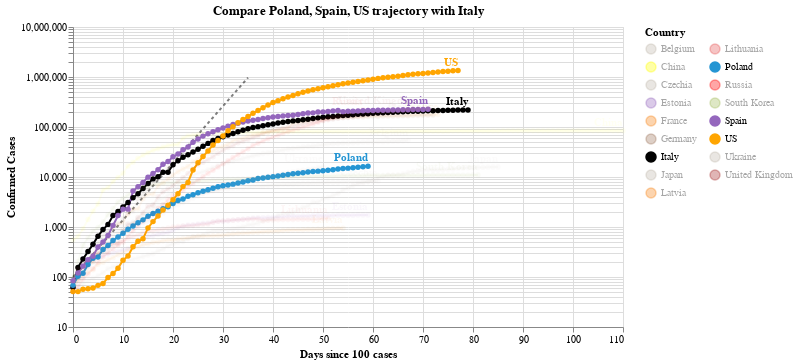

Notebook cell for this chart:
### Code cell
#hide_input
chart2 = make_since_chart(dff2, ['Poland', 'Spain', 'US'], baseline_countries)
chart2

### Figure 1 — Vega-Lite specification as saved in the notebook (floating-point values rounded to 4 significant figures; data arrays with more than 128 entries replaced by an {"elided": "..."} marker saying what was removed)
{"config": {"view": {"continuousWidth": 400, "continuousHeight": 300}}, "layer": [{"data": {"name": "data-628230001892d6798b50651be41d1b3e"}, "mark": {"type": "line", "color": "black", "opacity": 0.5, "strokeDash": [3, 3]}, "encoding": {"x": {"type": "quantitative", "field": "Days since 100 cases"}, "y": {"type": "quantitative", "field": "Confirmed Cases"}}}, {"data": {"name": "data-1b4cd4ab76580c197477146706053b0c"}, "mark": {"type": "line", "point": true}, "encoding": {"color": {"type": "nominal", "field": "Country", "legend": {"columns": 2}, "scale": {"domain": ["Belgium", "China", "Czechia", "Estonia", "France", "Germany", "Italy", "Japan", "Latvia", "Lithuania", "Poland", "Russia", "South Korea", "Spain", "US", "Ukraine", "United Kingdom"], "range": ["#C1B7AD", "yellow", "#C1B7AD", "#9467bd", "#F58518", "#9D755D", "black", "#C1B7AD", "#F58518", "#E45756", "#2495D3", "red", "#A1BA59", "#9467bd", "orange", "#C1B7AD", "brown"]}}, "opacity": {"condition": {"value": 1, "selection": "selector012"}, "value": 0.05}, "tooltip": [{"type": "nominal", "field": "Country"}, {"type": "temporal", "field": "Date"}, {"type": "quantitative", "field": "Confirmed Cases"}, {"type": "quantitative", "field": "Days since 100 cases"}], "x": {"type": "quantitative", "field": "Days since 100 cases"}, "y": {"type": "quantitative", "field": "Confirmed Cases", "scale": {"type": "log"}}}, "selection": {"selector012": {"type": "multi", "fields": ["Country"], "bind": "legend", "init": [{"Country": "Poland"}, {"Country": "Spain"}, {"Country": "US"}, {"Country": "Italy"}]}}, "width": 550}, {"data": {"name": "data-1b4cd4ab76580c197477146706053b0c"}, "mark": {"type": "text", "align": "right", "dy": -8, "fontWeight": "bold"}, "encoding": {"color": {"type": "nominal", "field": "Country", "legend": {"columns": 2}, "scale": {"domain": ["Belgium", "China", "Czechia", "Estonia", "France", "Germany", "Italy", "Japan", "Latvia", "Lithuania", "Poland", "Russia", "South Korea", "Spain", "US", "Ukraine", "United Kingdom"], "range": ["#C1B7AD", "yellow", "#C1B7AD", "#9467bd", "#F58518", "#9D755D", "black", "#C1B7AD", "#F58518", "#E45756", "#2495D3", "red", "#A1BA59", "#9467bd", "orange", "#C1B7AD", "brown"]}}, "opacity": {"condition": {"value": 1, "selection": "selector012"}, "value": 0.05}, "text": {"type": "nominal", "field": "Country"}, "tooltip": [{"type": "nominal", "field": "Country"}, {"type": "temporal", "field": "Date"}, {"type": "quantitative", "field": "Confirmed Cases"}, {"type": "quantitative", "field": "Days since 100 cases"}], "x": {"type": "quantitative", "field": "Days since 100 cases"}, "y": {"type": "quantitative", "field": "Confirmed Cases", "scale": {"type": "log"}}}, "transform": [{"filter": "(datum['Date'] >= 1589155200000)"}], "width": 550}], "title": "Compare Poland, Spain, US trajectory with Italy", "$schema": "https://vega.github.io/schema/vega-lite/v4.0.2.json", "datasets": {"data-628230001892d6798b50651be41d1b3e": [{"Days since 100 cases": 0, "Confirmed Cases": 100.0}, {"Days since 100 cases": 1, "Confirmed Cases": 130.0}, {"Days since 100 cases": 2, "Confirmed Cases": 169.0}, {"Days since 100 cases": 3, "Confirmed Cases": 219.7}, {"Days since 100 cases": 4, "Confirmed Cases": 285.6}, {"Days since 100 cases": 5, "Confirmed Cases": 371.3}, {"Days since 100 cases": 6, "Confirmed Cases": 482.7}, {"Days since 100 cases": 7, "Confirmed Cases": 627.5}, {"Days since 100 cases": 8, "Confirmed Cases": 815.7}, {"Days since 100 cases": 9, "Confirmed Cases": 1060.0}, {"Days since 100 cases": 10, "Confirmed Cases": 1379.0}, {"Days since 100 cases": 11, "Confirmed Cases": 1792.0}, {"Days since 100 cases": 12, "Confirmed Cases": 2330.0}, {"Days since 100 cases": 13, "Confirmed Cases": 3029.0}, {"Days since 100 cases": 14, "Confirmed Cases": 3937.0}, {"Days since 100 cases": 15, "Confirmed Cases": 5119.0}, {"Days since 100 cases": 16, "Confirmed Cases": 6654.0}, {"Days since 100 cases": 17, "Confirmed Cases": 8650.0}, {"Days since 100 cases": 18, "Confirmed Cases": 11250.0}, {"Days since 100 cases": 19, "Confirmed Cases": 14620.0}, {"Days since 100 cases": 20, "Confirmed Cases": 19000.0}, {"Days since 100 cases": 21, "Confirmed Cases": 24710.0}, {"Days since 100 cases": 22, "Confirmed Cases": 32120.0}, {"Days since 100 cases": 23, "Confirmed Cases": 41750.0}, {"Days since 100 cases": 24, "Confirmed Cases": 54280.0}, {"Days since 100 cases": 25, "Confirmed Cases": 70560.0}, {"Days since 100 cases": 26, "Confirmed Cases": 91730.0}, {"Days since 100 cases": 27, "Confirmed Cases": 119300.0}, {"Days since 100 cases": 28, "Confirmed Cases": 155000.0}, {"Days since 100 cases": 29, "Confirmed Cases": 201500.0}, {"Days since 100 cases": 30, "Confirmed Cases": 262000.0}, {"Days since 100 cases": 31, "Confirmed Cases": 340600.0}, {"Days since 100 cases": 32, "Confirmed Cases": 442800.0}, {"Days since 100 cases": 33, "Confirmed Cases": 575600.0}, {"Days since 100 cases": 34, "Confirmed Cases": 748300.0}, {"Days since 100 cases": 35, "Confirmed Cases": 972800.0}], "data-1b4cd4ab76580c197477146706053b0c": {"elided": "1193 records"}}}
